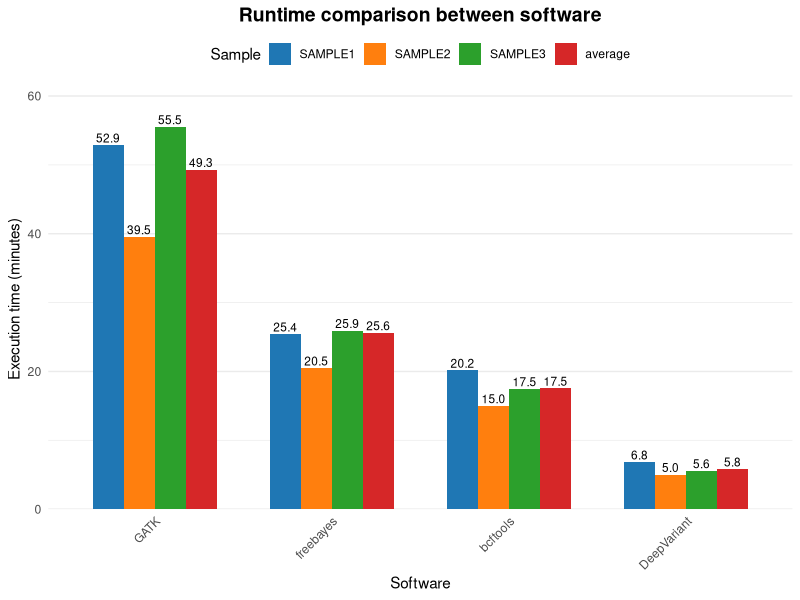
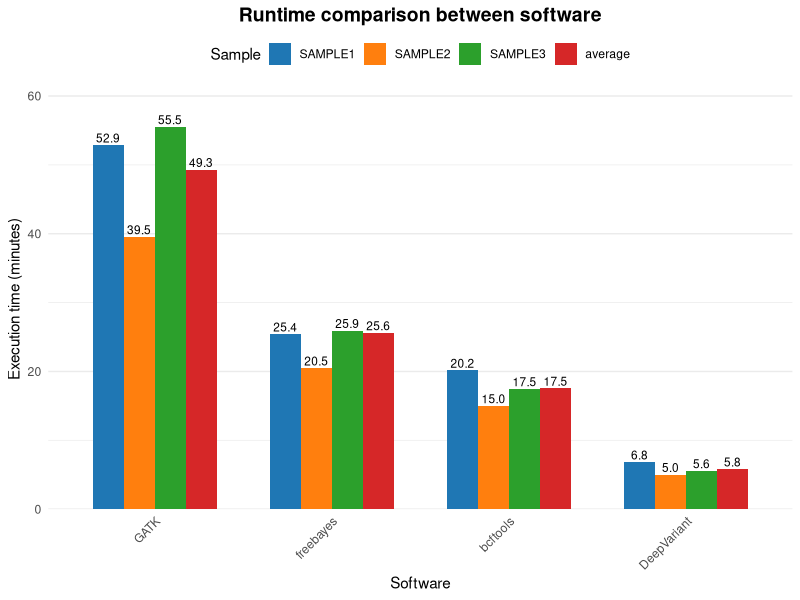

Reproduce these figures in R, in order.
# Carregar pacotes necessários
library(ggplot2)
library(dplyr)
library(tidyr)
library(scales)

# Criar dataframe com os dados
data <- data.frame(
  Sample = c("SAMPLE1", "SAMPLE2", "SAMPLE3", "average"),
  GATK = c(52.875, 39.545, 55.516, 49.3119),
  freebayes = c(25.398, 20.456, 25.936, 25.5965),
  DeepVariant = c(6.821, 4.995, 5.555, 5.7903),
  bcftools = c(20.160, 14.997, 17.472, 17.5431)
)

# Converter para formato longo (tidy)
data_long <- data %>%
  pivot_longer(cols = -Sample, names_to = "Software", values_to = "Minutes")

# Ordenar os softwares e amostras
data_long$Software <- factor(data_long$Software, 
                            levels = c("GATK", "freebayes", "bcftools", "DeepVariant"))
data_long$Sample <- factor(data_long$Sample, 
                          levels = c("SAMPLE1", "SAMPLE2", "SAMPLE3", "average"))

# Criar o gráfico
ggplot(data_long, aes(x = Software, y = Minutes, fill = Sample)) +
  geom_bar(stat = "identity", position = position_dodge(), width = 0.7) +
  geom_text(aes(label = sprintf("%.1f", Minutes)), 
            position = position_dodge(width = 0.7), 
            vjust = -0.3, size = 3) +
  scale_fill_manual(values = c("#1f77b4", "#ff7f0e", "#2ca02c", "#d62728")) +
  labs(title = "Runtime comparison between software",
       x = "Software",
       y = "Execution time (minutes)",
       fill = "Sample") +
  theme_minimal() +
  theme(
    plot.title = element_text(hjust = 0.5, size = 14, face = "bold"),
    axis.text.x = element_text(angle = 45, hjust = 1),
    panel.grid.major.x = element_blank(),
    legend.position = "top"
  ) +
  scale_y_continuous(expand = expansion(mult = c(0, 0.1)))

# Salvar o gráfico
ggsave("runtime_comparison.png", width = 8, height = 6, dpi = 300)
